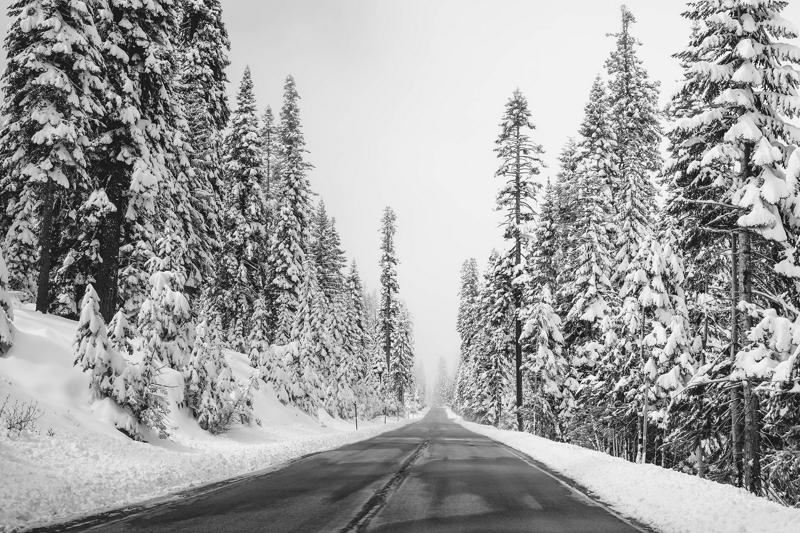
#> input picture lab2/Image_Enhancement/images/image2.jpg, 800 x 533 px
$ python compute_LoG.py
#> lines starting #> are read from the running program, lines starting #| are printed output that depends on the picture
### lab2/Image_Enhancement/gauss2D.py
from gauss1D import gauss1D

def gauss2D(sigma_x, sigma_y, kernel_size):
    Gx = gauss1D(sigma_x, kernel_size).reshape(-1, 1)
    Gy = gauss1D(sigma_y, kernel_size).reshape(1, -1)
    G = Gx @ Gy
    return G

### lab2/Image_Enhancement/gauss1D.py
import numpy as np

def gauss1D(sigma , kernel_size):
    G = np.zeros((1, kernel_size))
    if kernel_size % 2 == 0:
        raise ValueError('kernel_size must be odd, otherwise the filter will not have a center to convolve on')

    x = np.linspace(int(-kernel_size / 2), int(kernel_size / 2), kernel_size)
    G = np.exp((-1) * x ** 2 / (2 * sigma ** 2))
    G *= 1 / (sigma * np.sqrt(2 * np.pi))
    G /= np.sum(G)

    return G

### lab2/Image_Enhancement/compute_LoG.py
import numpy as np
from scipy.signal import convolve2d
from gauss2D import gauss2D

def LoG(s, x, y):
    return (-1 / (np.pi * s ** 4) * np.exp(-1 / (2 * s ** 2) * (x ** 2 + y ** 2)) * (1 - (x ** 2 + y ** 2) / (2 * s ** 2)))


def compute_LoG(image, LOG_type):
    KERNEL_SIZE = 5
    SIGMA = 0.5
    search = False
    conv2D = lambda x, y, *args, **kwargs: convolve2d(x, y, mode='same',
                                                      boundary='symm', *args,
                                                      **kwargs)
    if LOG_type == 1:
        G_smoothing_kernel = gauss2D(*(2 * [SIGMA]), KERNEL_SIZE)
        gaussian = conv2D(image, G_smoothing_kernel)
        # Discrete laplacian with a 5 point stencil
        stencil5 = np.array([[0, 1, 0], [1, -4, 1], [0, 1, 0]])
        #stencil9 = np.array([[0.25, 0.5, 0.25], [0.5, -3, 0.5], [0.25, 0.5, 0.25]])
        imOut = conv2D(gaussian, stencil5)
    elif LOG_type == 2:
        start = int((KERNEL_SIZE - 1) / 2)
        if search:
            sum_min = float('inf')
            for i in range(100000):
                x = np.arange(-start, start + 1) * 0.0001 * i * SIGMA
                y = x.copy()
                kernel = LoG(SIGMA, x[:, np.newaxis], y[np.newaxis, :])
                if np.abs(np.sum(kernel)) < sum_min:
                    sum_min = np.abs(np.sum(kernel))
                    param = i
            x = np.arange(-start, start + 1) * 0.0001 * param * SIGMA
        else:
            x = np.arange(-start, start + 1) * 0.7127
        y = x.copy()
        kernel = LoG(SIGMA, x[:, np.newaxis], y[np.newaxis, :])
        imOut = conv2D(image, kernel)
    elif LOG_type == 3:
        ratio = 1.6
        s1 = SIGMA
        s2 = s1 * ratio
        image1 = conv2D(image, gauss2D(*(2 * [s1]), KERNEL_SIZE))
        image2 = conv2D(image, gauss2D(*(2 * [s2]), KERNEL_SIZE))
        DoG = image1 - image2
        imOut = DoG
    return imOut

if __name__ == "__main__":
    import matplotlib.pyplot as plt
    image = plt.imread('images/image2.jpg')
#> image is the input picture: shape (533, 800); min 0, max 255, mean 160
    fig, axs = plt.subplots(1, 4, figsize=(15, 15))
    axs[0].imshow(image, cmap='gray')
    axs[0].set_title('Original Image')
    for i in range(1, 4):
        axs[i].imshow(compute_LoG(image, i), cmap='gray')
        axs[i].set_title(f'Method {i}')
#> this loop made 3 passes
#> pass 1, in compute_LoG, `imOut = conv2D(gaussian, stencil5)`:
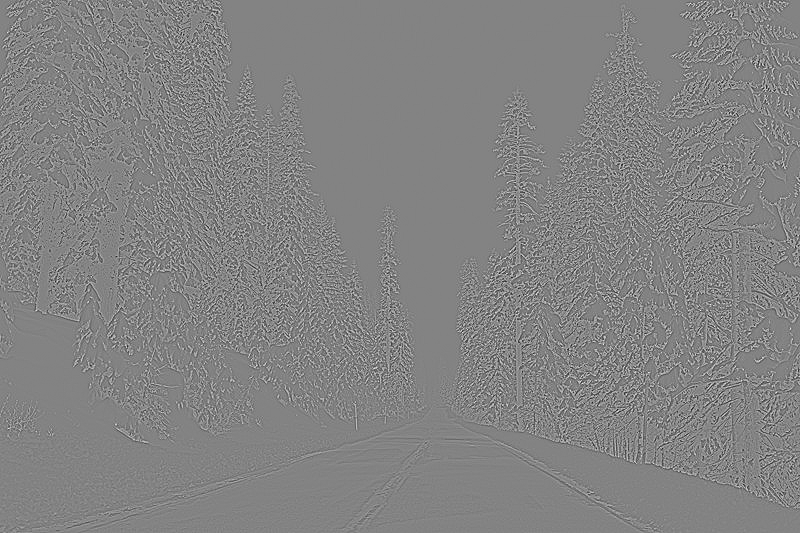
#> imOut: shape (533, 800) float64; min -325.8, max 307, mean 0; drawn with min black and max white
    plt.show()
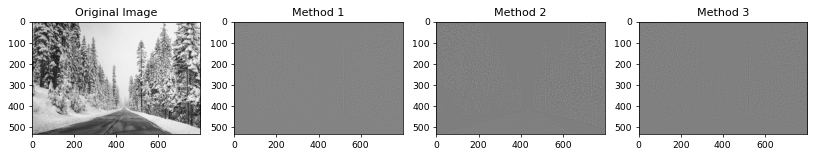
#> figure drawn by matplotlib, 4 panels

$ run again, with lab2/Image_Enhancement/images/image1.jpg copied over lab2/Image_Enhancement/images/image2.jpg
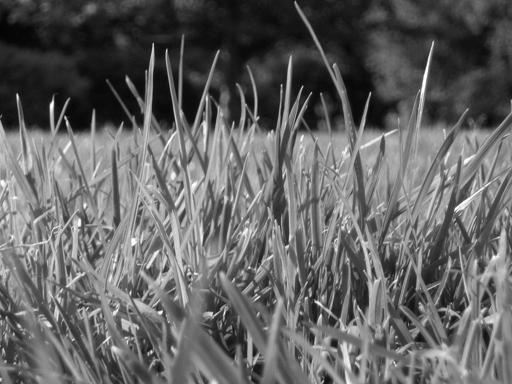
#> input picture lab2/Image_Enhancement/images/image1.jpg, 512 x 384 px
#> image is the input picture: shape (384, 512); min 0, max 255, mean 99.4
#> the loop `for i in range(1, 4):` made 3 passes
#> pass 1, in compute_LoG, `imOut = conv2D(gaussian, stencil5)`:
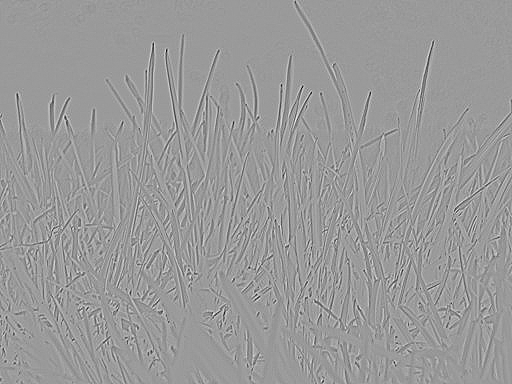
#> imOut: shape (384, 512) float64; min -245.4, max 160.8, mean 0; drawn with min black and max white
#> `plt.show()`:
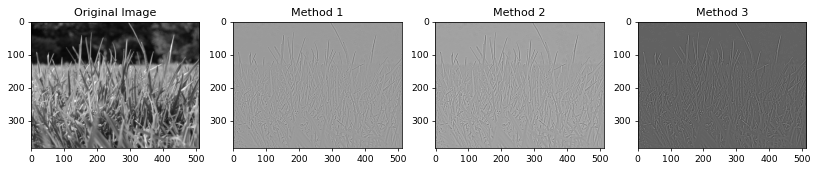
#> figure drawn by matplotlib, 4 panels
